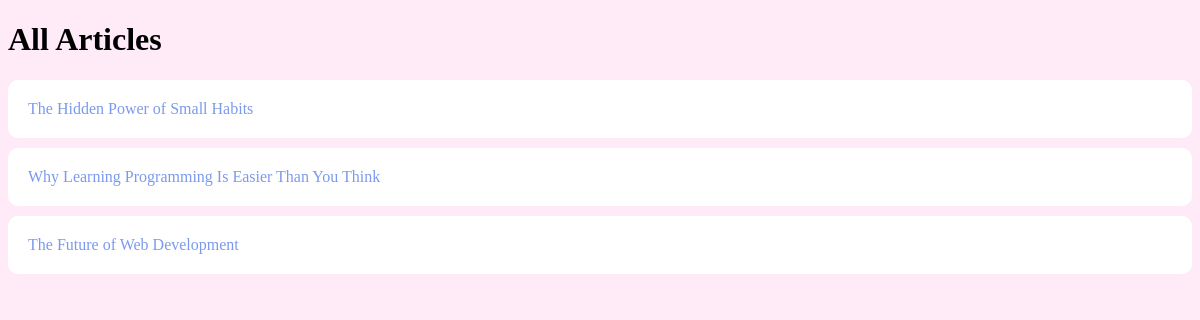
The app's page /articles/ with its own data.
### myapp/models.py (models this page shows, shortened)
class Article(models.Model):
    title = models.CharField(max_length=200)
    text = models.TextField()
    published_date = models.DateTimeField()
    author = models.ForeignKey(User, on_delete=models.CASCADE)

### myapp/views.py (the view)
# urls.py: path('articles/', views.article_list),
def article_list(request):
    articles = Article.objects.all()
    return render(request, 'myapp/article_list.html', {
        'articles': articles
    })

### myapp/templates/myapp/article_list.html
{% extends 'myapp/base.html' %}
{% block content %}
<h1>All Articles</h1>
<ul>
    {% for article in articles %}
        <li>
            <a href="/article/{{ article.id }}/">
                {{ article.title }}
            </a>
        </li>
    {% endfor %}
</ul>
{% endblock %}

### myapp/templates/myapp/base.html (style rules this page uses)
body { background-color: #ffebf8; color: #000000; }
a { color: #7c9aed; text-decoration: none; }
ul { padding: 0; }
li { list-style: none; background: #ffffff; padding: 20px; border-radius: 10px; margin-bottom: 10px; }

### records on screen
Article: title "The Hidden Power of Small Habits"
Article: title "Why Learning Programming Is Easier Than You Think"
Article: title "The Future of Web Development"
